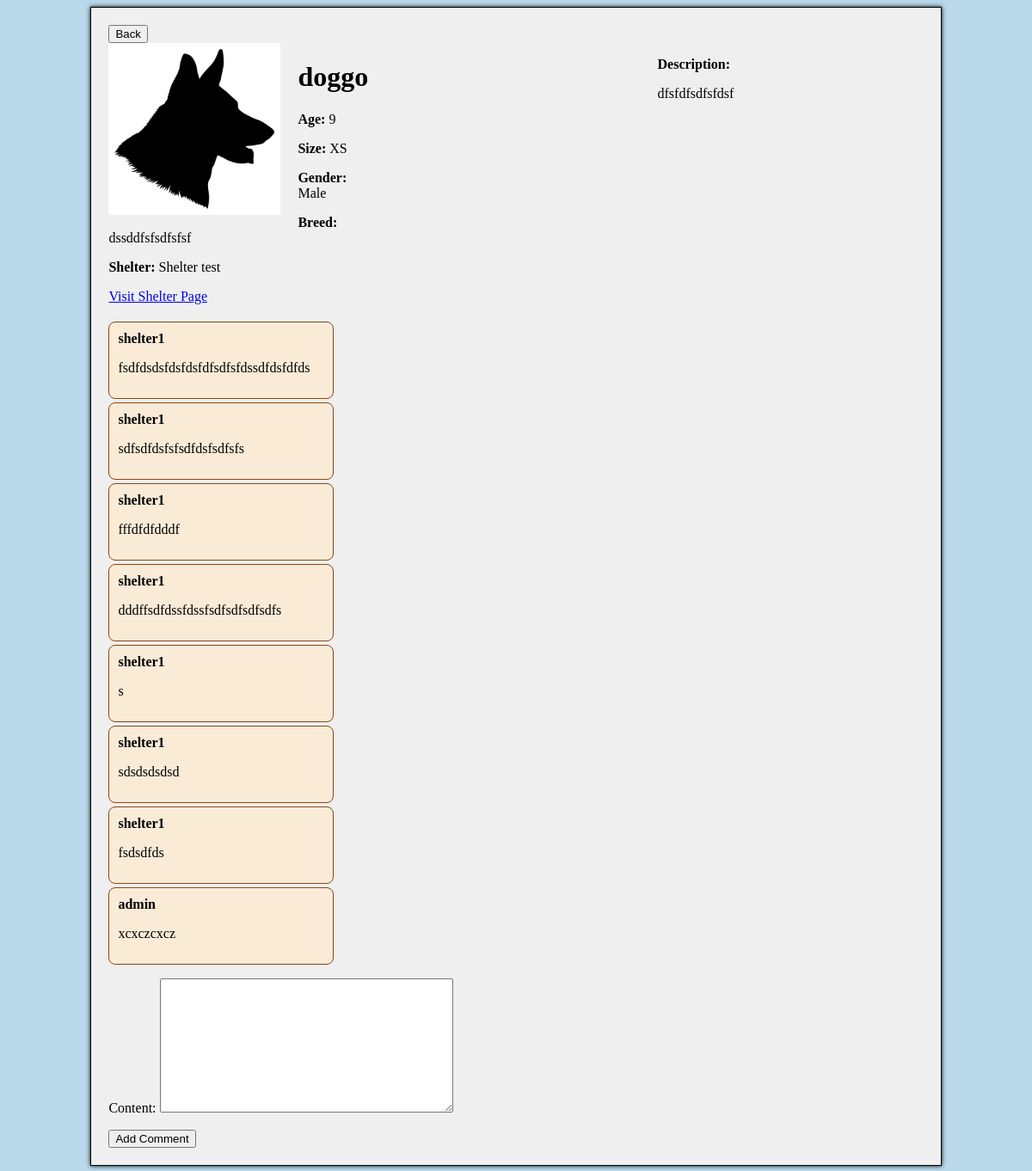
Page /dogs/20/ on the earlier database version.
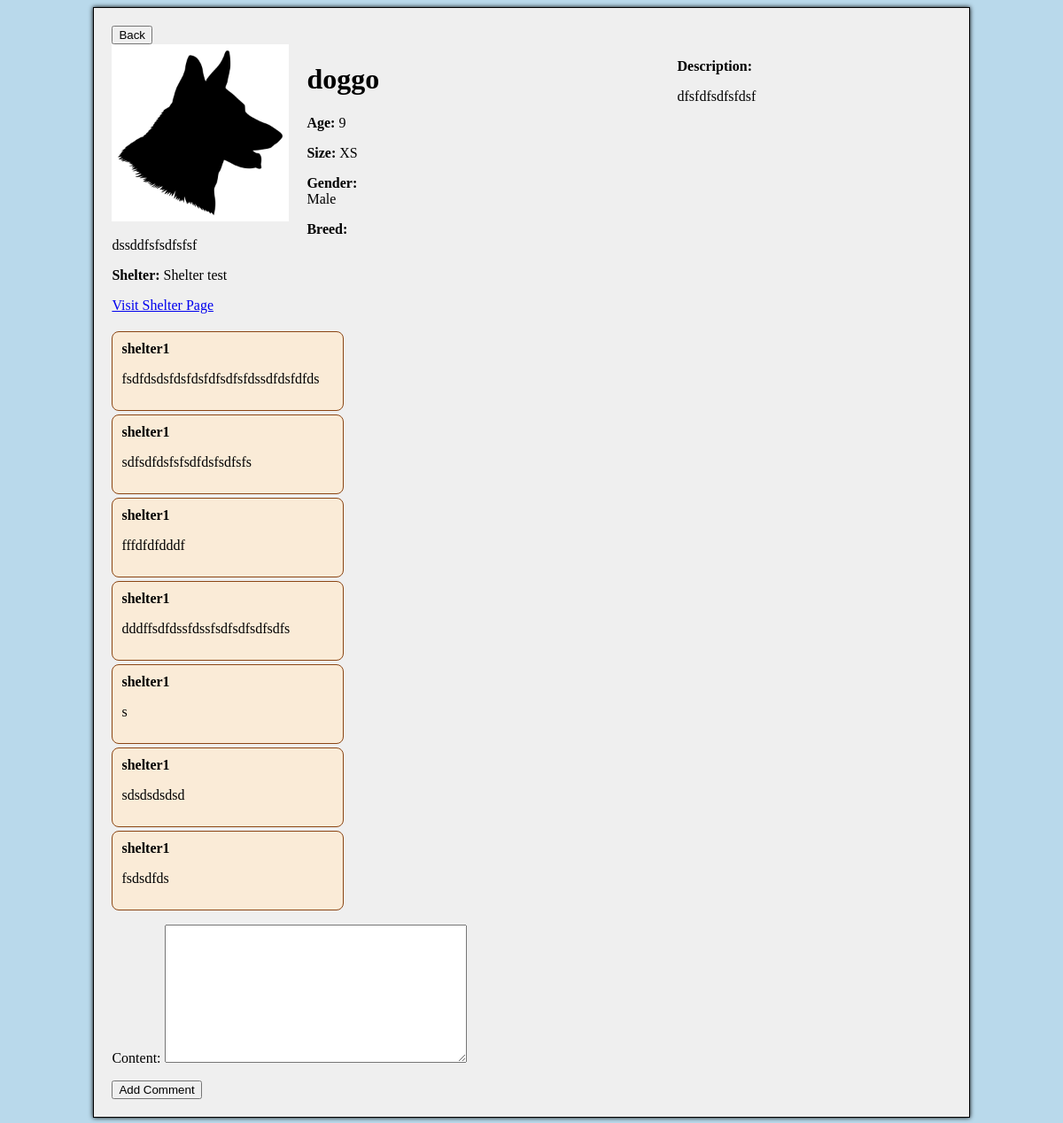
Same page on the later database version.
### gui/models.py (models this page shows, shortened)
class Comment(models.Model):
    post = models.ForeignKey(DogAdoptionPost, on_delete=models.CASCADE, related_name='comments')
    author = models.ForeignKey(get_user_model(), on_delete=models.CASCADE)
    content = models.TextField()

class CustomUser(AbstractUser):
    ROLE_CHOICES = (
        ('ordinary', 'Ordinary User'),
        ('shelter', 'Shelter'),
    )
    role = models.CharField(max_length=10, choices=ROLE_CHOICES, default='ordinary')
    registration_code = models.CharField(max_length=100, blank=True, null=True)

### gui/views.py (the view)
# urls.py: path('dogs/<int:pk>/', DogDetailView.as_view(), name='dog_details'),
class DogDetailView(DetailView):
    model = DogAdoptionPost
    template_name = 'dog_details.html'
    context_object_name = 'dog'
    def get_context_data(self, **kwargs):
        context = super().get_context_data(**kwargs)
        context['comments'] = Comment.objects.filter(post=self.object)
        context['comment_form'] = CommentForm()
        context['dog_post'] = self.object
        return context

### gui/forms.py
class CommentForm(forms.ModelForm):
    class Meta:
        model = Comment
        fields = ('content',)

### gui/templates/dog_details.html (shortened to what this page needs)
{% extends "base_content.html" %}
{% load static %}
{% block content %}
<button onclick="window.location='{% url 'index' %}';">Back</button>
<div class="dog-details">
    <div class="left-side">
        <div class="dog-image">
            {% if dog.image %}
                <img src="{{ dog.image.url }}" style="width: 200px; height: 200px;">
            {% else %}
                <img src="{% static 'dog_silhouette.jpg' %}" style="width: 200px; height: 200px;">
            {% endif %}
        </div>
        <h1>{{ dog.name }}</h1>
        <p><strong>Age:</strong> {{ dog.age }}</p>
        <p><strong>Size:</strong> {{ dog.size }}</p>
        <p><strong>Gender:</strong> {{ dog.get_gender_display }}</p>
        <p><strong>Breed:</strong> {{ dog.breed }}</p>
        <p><strong>Shelter:</strong> {{ dog.shelter.name }}</p>
        <a href="{% url 'shelter_details' dog.shelter.pk %}">Visit Shelter Page</a>
    </div>
    <div class="right-side">
        <div class="dog-description">
            <p><strong>Description:</strong></p>
            <p>{{ dog.description }}</p>
        </div>
    </div>
</div>
<div class="comment-section">
    {% for comment in comments %}
        <div class="comment">
            <div class="author">{{ comment.author }}</div>
            <p>{{ comment.content }}</p>
        </div>
    {% endfor %}
    <form action="{% url 'add_comment_to_post' dog.pk %}" method="post">
        {{ comment_form.as_p }}
        <button type="submit">Add Comment</button>
    </form>
</div>
{% endblock %}

Differences in the rows shown:
removed Comment: author "admin", content "xcxczcxcz"
